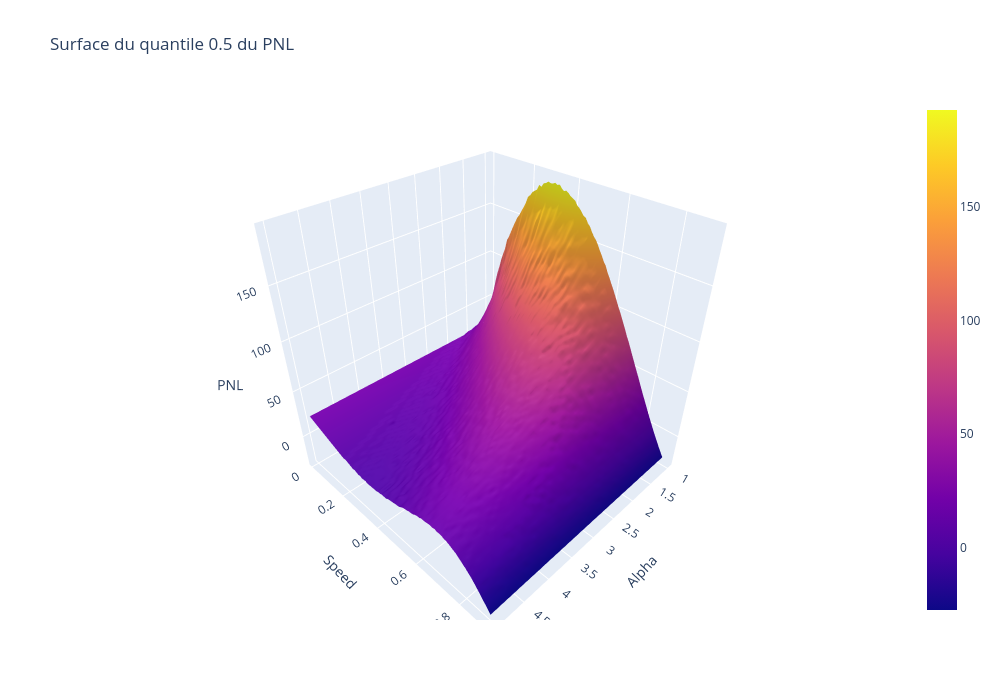

Notebook source saved alongside this figure:
### Markdown cell above
Bivariate PNL 50-th Percentile as a Function of Alpha and Speed

### Code cell
X = 0.5

# Calcul de la surface
surface2 = quantile_surface(X, alpha_range, speed_range)

# Affichage interactif avec plotly
fig = go.Figure(data=[go.Surface(z=surface2, x=alpha_range, y=speed_range)])
fig.update_layout(title=f'Surface du quantile {X} du PNL',
                  scene=dict(xaxis_title='Alpha', yaxis_title='Speed', zaxis_title='PNL'),
                  autosize=True, width=1000, height=700)
fig.show()

best_alpha, best_speed, best_value = maximize_surface(surface2, alpha_range, speed_range)
print(f"Maximum quantile {X} du PNL atteint pour alpha={best_alpha:.2f}, speed={best_speed:.2f} : {best_value:.2f}")

### Figure 1 — Plotly figure (JSON) as saved in the notebook; plotly's stock layout.template omitted (floating-point values rounded to 4 significant figures; data arrays with more than 128 entries replaced by an {"elided": "..."} marker saying what was removed)
{"data": [{"type": "surface", "x": [1, 1.1, 1.2, 1.3, 1.4, 1.5, 1.6, 1.7, 1.8, 1.9, 2.0, 2.1, 2.2, 2.3, 2.4, 2.5, 2.6, 2.7, 2.8, 2.9, 3.0, 3.1, 3.2, 3.3, 3.4, 3.5, 3.6, 3.7, 3.8, 3.9, 4.0, 4.1, 4.2, 4.3, 4.4, 4.5, 4.6, 4.7, 4.8, 4.9, 5.0], "y": [0.01, 0.02, 0.03, 0.04, 0.05, 0.06, 0.07, 0.08, 0.09, 0.1, 0.11, 0.12, 0.13, 0.14, 0.15, 0.16, 0.17, 0.18, 0.19, 0.2, 0.21, 0.22, 0.23, 0.24, 0.25, 0.26, 0.27, 0.28, 0.29, 0.3, 0.31, 0.32, 0.33, 0.34, 0.35, 0.36, 0.37, 0.38, 0.39, 0.4, 0.41, 0.42, 0.43, 0.44, 0.45, 0.46, 0.47, 0.48, 0.49, 0.5, 0.51, 0.52, 0.53, 0.54, 0.55, 0.56, 0.57, 0.58, 0.59, 0.6, 0.61, 0.62, 0.63, 0.64, 0.65, 0.66, 0.67, 0.68, 0.69, 0.7, 0.71, 0.72, 0.73, 0.74, 0.75, 0.76, 0.77, 0.78, 0.79, 0.8, 0.81, 0.82, 0.83, 0.84, 0.85, 0.86, 0.87, 0.88, 0.89, 0.9], "z": {"elided": "90x41 float values"}}], "layout": {"autosize": true, "height": 700, "scene": {"xaxis": {"title": {"text": "Alpha"}}, "yaxis": {"title": {"text": "Speed"}}, "zaxis": {"title": {"text": "PNL"}}}, "title": {"text": "Surface du quantile 0.5 du PNL"}, "width": 1000}}
